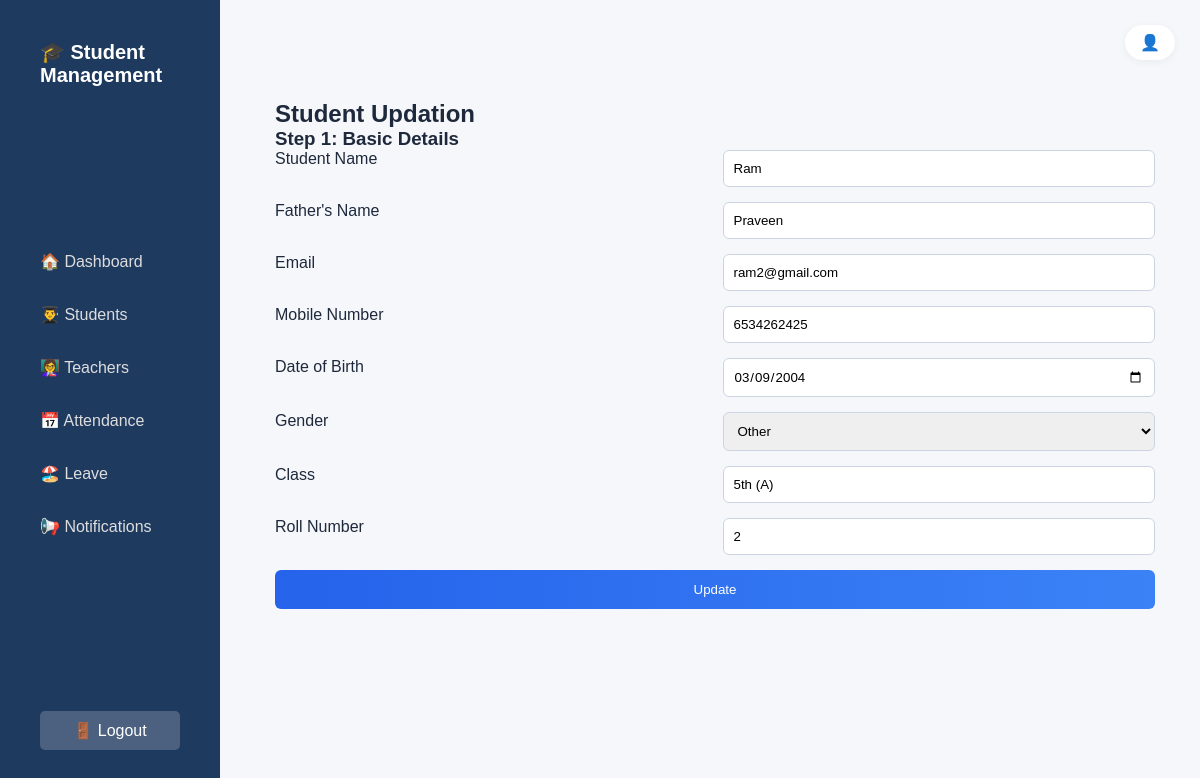
Screenshot of /students/update/2 with the database file from the repository.
### students/models.py (models this page shows)
class Student(models.Model):
    GENDER_CHOICES=[("Male","Male"),
                    ("Female","Female"),
                    ("Other","Other")]
    student_name=models.CharField(max_length=100,default='')
    father_name=models.CharField(max_length=100,default='')
    mobile_number=models.CharField(max_length=10)
    dob=models.DateField(default=None)
    gender=models.CharField(max_length=100, choices=GENDER_CHOICES)
    email=models.EmailField(unique=True)
    class_student=models.CharField(max_length=10)
    roll_number=models.IntegerField()
    created_at=models.DateTimeField(auto_now_add=True)
    updated_at=models.DateTimeField(auto_now=True)
    def __str__(self):
        return self.student_name
    class Meta:
        db_table="Student"
        ordering=["student_name"]

### students/views.py (the view, shortened to what this page needs)
# urls.py: path('students/update/<int:sid>', views.update_statudent_view, name='update_statudent_view'),
def update_statudent_view(request, sid):
    print("student id:", sid)
    interested_student  = Student.objects.get(id=sid)
    print("Gender:",interested_student.gender)
    print("DOB:",interested_student.dob)
    print(interested_student)
    context = {"student": interested_student}
    return  render(request, 'student_app/update_student.html', context)

### templates/student_app/update_student.html (shortened to what this page needs)
{% extends 'student_app/base.html' %}
{% block content %}
<div class="container">
    <h2>Student Updation</h2>
    <h3>Step 1: Basic Details</h3>
    <form method="post">
        <label>Student Name</label>
        <input type="text" name="student_name" value="{{ student.student_name }}" required>
        <label>Father's Name</label>
        <input type="text" name="father_name" value="{{ student.father_name }}" required>
        <label>Email</label>
        <input type="email" name="email" value="{{ student.email }}">
        <label>Mobile Number</label>
        <input type="tel" name="mobile_number" maxlength="10" value="{{ student.mobile_number }}" required>
        <label>Date of Birth</label>
        <input type="date" name="dob" value="{{ student.dob|date:'Y-m-d' }}" required>
        <label>Gender</label>
        <select name="gender" required>
            <option value="Other" {% if student.gender == 'Other' %}selected{% endif %}>Other</option>
        </select>
        <label>Class</label>
        <input type="text" name="class_student" value="{{ student.class_student }}" required>
        <label>Roll Number</label>
        <input type="text" name="roll_number" value="{{ student.roll_number }}" required>
        <button type="submit">Update</button>
    </form>
</div>
{% endblock %}

### static/css/dashboard.css (style rules this page uses)
* { margin: 0; padding: 0; box-sizing: border-box; }
body { font-family: 'Segoe UI', sans-serif; display: flex; background: #f4f7fb; color: #1e293b; }
form { display: grid; grid-template-columns: repeat(2, 1fr); gap: 15px; }
form input, form select { padding: 10px; border-radius: 6px; border: 1px solid #cbd5e1; }
form button { grid-column: span 2; padding: 12px; background: linear-gradient(90deg, #2563eb, #3b82f6); color: white; border: none; border-radius: 6px; cursor: pointer; }
* { margin:0; padding:0; box-sizing:border-box; font-family: Arial, sans-serif; }
body { display:flex; background:#f4f6f9; }
body { background: #f5f7fb; font-family: Arial, sans-serif; }
.container { padding: 20px; }

### rows the page displays
Student: student_name "Ram", father_name "Praveen", email "ram2@gmail.com", mobile_number "6534262425", dob "03/09/2004", gender "Other", class_student "5th (A)", roll_number "2"
